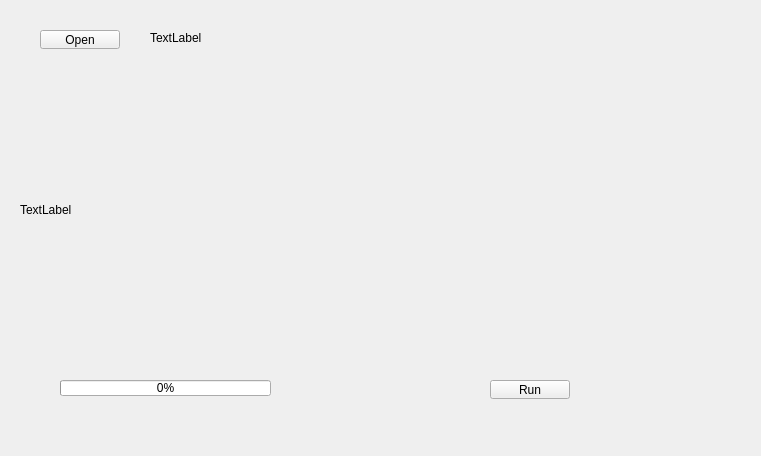
<?xml version="1.0" encoding="UTF-8"?>
<ui version="4.0">
 <class>SubForm_one</class>
 <widget class="QWidget" name="SubForm_one">
  <property name="geometry">
   <rect>
    <x>0</x>
    <y>0</y>
    <width>761</width>
    <height>456</height>
   </rect>
  </property>
  <property name="windowTitle">
   <string>Form</string>
  </property>
  <widget class="QPushButton" name="pushButton">
   <property name="geometry">
    <rect>
     <x>490</x>
     <y>380</y>
     <width>80</width>
     <height>19</height>
    </rect>
   </property>
   <property name="text">
    <string>Run</string>
   </property>
  </widget>
  <widget class="QLabel" name="label_src">
   <property name="geometry">
    <rect>
     <x>20</x>
     <y>90</y>
     <width>320</width>
     <height>240</height>
    </rect>
   </property>
   <property name="sizePolicy">
    <sizepolicy hsizetype="Fixed" vsizetype="Preferred">
     <horstretch>0</horstretch>
     <verstretch>0</verstretch>
    </sizepolicy>
   </property>
   <property name="text">
    <string>TextLabel</string>
   </property>
  </widget>
  <widget class="QLabel" name="label_dest">
   <property name="geometry">
    <rect>
     <x>350</x>
     <y>90</y>
     <width>320</width>
     <height>240</height>
    </rect>
   </property>
   <property name="text">
    <string/>
   </property>
  </widget>
  <widget class="QPushButton" name="pushButton_2">
   <property name="geometry">
    <rect>
     <x>40</x>
     <y>30</y>
     <width>80</width>
     <height>19</height>
    </rect>
   </property>
   <property name="text">
    <string>Open</string>
   </property>
  </widget>
  <widget class="QLabel" name="label_path">
   <property name="geometry">
    <rect>
     <x>150</x>
     <y>30</y>
     <width>501</width>
     <height>16</height>
    </rect>
   </property>
   <property name="text">
    <string>TextLabel</string>
   </property>
  </widget>
  <widget class="QProgressBar" name="progressBar">
   <property name="geometry">
    <rect>
     <x>60</x>
     <y>380</y>
     <width>211</width>
     <height>16</height>
    </rect>
   </property>
   <property name="value">
    <number>0</number>
   </property>
  </widget>
 </widget>
 <resources/>
 <connections/>
</ui>
